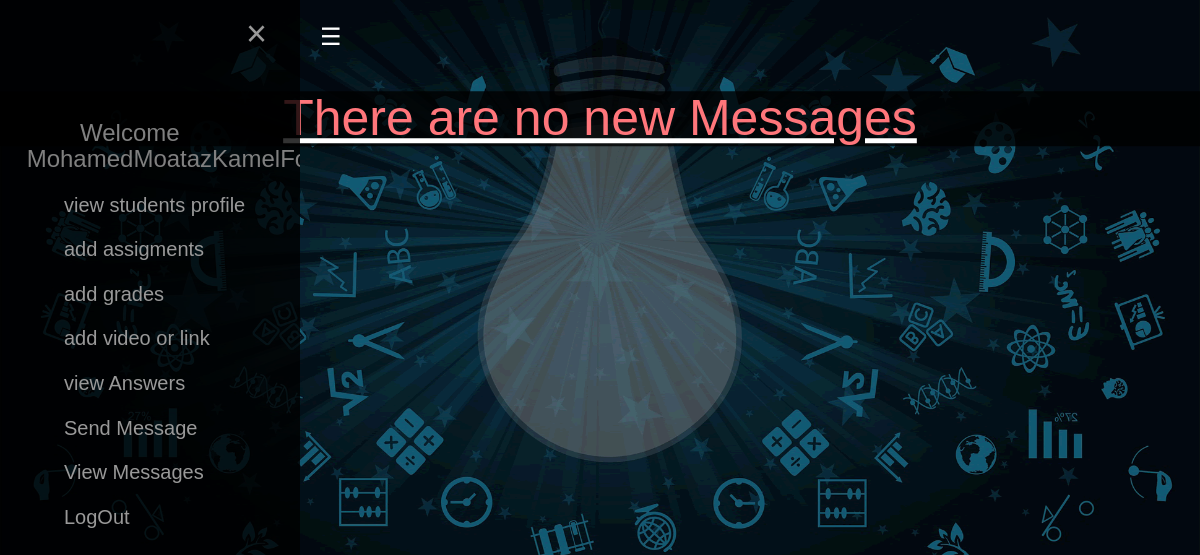
/viewMessageTeacher.php (signed in), run on an earlier commit of the app's database.
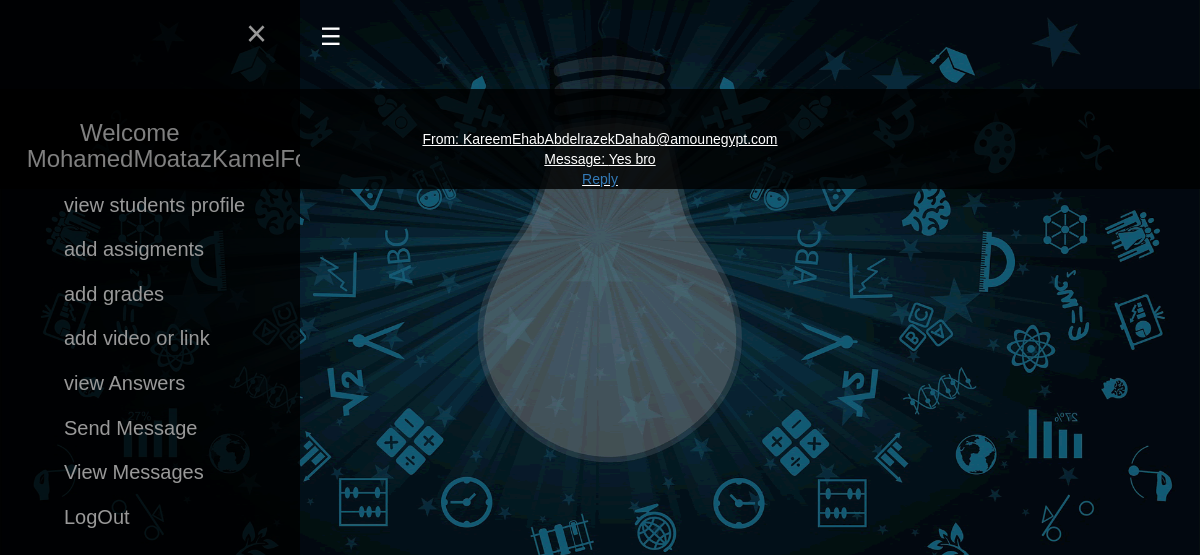
And on a later commit of the database.
### tables this page shows
CREATE TABLE `Chat` (
  `ID` int(11) NOT NULL,
  `Sender` varchar(80) NOT NULL,
  `Receiver` varchar(80) NOT NULL,
  `message` varchar(255) NOT NULL,
  `messageType` varchar(20) NOT NULL
);

### viewMessageTeacher.php (the view, shortened to what this page needs)
<?php include "dB.php";
include "teacherfrontEnd.php";
?>
<head>
 <link rel="stylesheet" href="https://maxcdn.bootstrapcdn.com/bootstrap/3.4.1/css/bootstrap.min.css">
</head>
<form method="POST" action="">
<div class="mes">
 <?php
$result = mysqli_query($conn, "SELECT * FROM Chat WHERE Receiver='".$_SESSION['email']."' AND messageType= 'Delivered'");
if(mysqli_num_rows($result) == 0){
  echo "<h1>There are no new Messages</h1>";
}
while($row = mysqli_fetch_array($result)){
  $sender = $row['Sender'];
  $message = $row['message'];
  echo "<br><br>";
   echo "From: ".$sender. "<br>";
   echo "Message: " .$message;
?>
  <br><a href="replyTeacher.php?<!?>=<?php echo $row["Sender"];?>">Reply</a>
<?php
}
?>
</div>
</form>

What changed in the data, as far as the page shows it:
added chat: Sender "KareemEhabAbdelrazekDahab@amounegypt.com", message "Yes bro"
Also different on the page:
text no longer shown: "There are no new Messages"
